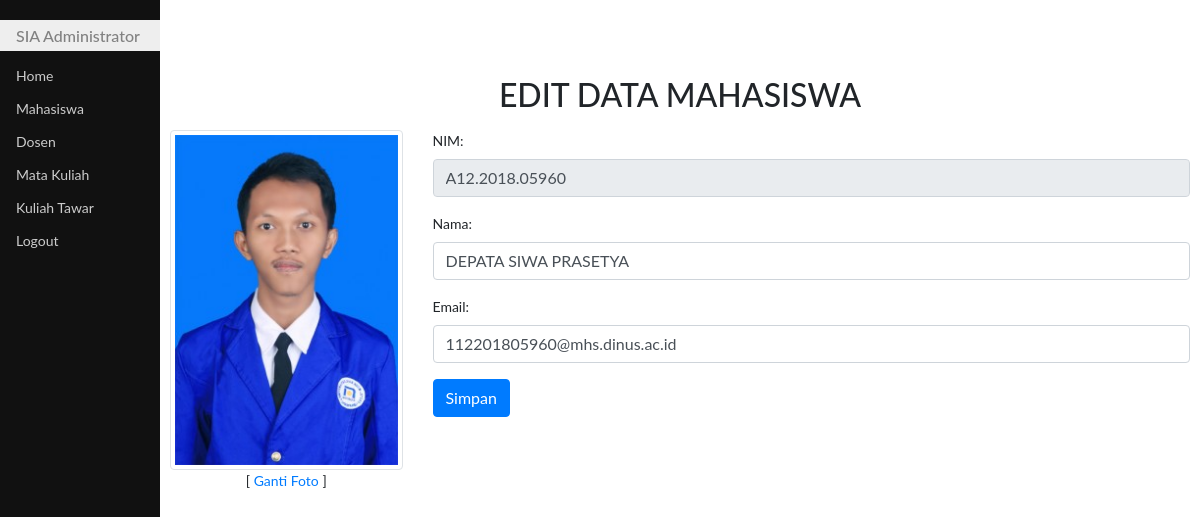
Screenshot of /editMhs.php?kode=6 with the database file from the repository.
### tables this page shows
CREATE TABLE `mhs` (
  `id` int(11) NOT NULL,
  `nim` char(14) DEFAULT NULL,
  `nama` varchar(50) DEFAULT NULL,
  `email` varchar(50) DEFAULT NULL,
  `foto` varchar(25) DEFAULT NULL
);

### editMhs.php (the view, shortened to what this page needs)
<!DOCTYPE html>
<html>
<head>
	<link rel="stylesheet" type="text/css" href="bootstrap4/css/bootstrap.css">
	<link rel="stylesheet" type="text/css" href="css/styleku.css">
</head>
<body>
	<?php
	require "fungsi.php";
	$id=$_GET['kode'];
	$sql="select * from mhs where id='$id'";
	$qry=mysqli_query($koneksi,$sql);
	$row=mysqli_fetch_assoc($qry);
	?>
	<div class="utama">
		<h2 class="mb-3 text-center" style="margin-top: 2cm;">EDIT DATA MAHASISWA</h2>
		<div class="row">
		<div class="col-sm-3 text-center">
			<img class="rounded img-thumbnail"src="foto/<?php echo $row['foto']?>">
			<div>
				[ <a href="gantiFotoMhs.php?id=<?php echo $row['id']?>">Ganti Foto</a> ]
			</div>
		</div>
		<div class="col-sm-9">
			<form enctype="multipart/form-data" method="post" action="sv_editMhs.php">
				<div class="form-group">
					<label for="nim">NIM:</label>
					<input class="form-control" type="text" name="nim" id="nim" value="<?php echo $row['nim']?>" readonly>
				</div>
				<div class="form-group">
					<label for="nama">Nama:</label>
					<input class="form-control" type="text" name="nama" id="nama" value="<?php echo $row['nama']?>">
				</div>
				<div class="form-group">
					<label for="email">Email:</label>
					<input class="form-control" type="text" name="email" id="email" value="<?php echo $row['email']?>">
				</div>
				<div>
					<button class="btn btn-primary" type="submit" id="submit">Simpan</button>
				</div>
			</form>
		</div>
		</div>
	</div>
</body>
</html>

### css/styleku.css (style rules this page uses)
body { font-family: "Lato", sans-serif; }
.menusamping { height: 100%; width: 160px; position: fixed; z-index: 1; top: 0; left: 0; background-color: #111; overflow-x: hidden; padding-top: 20px; }
.menusamping a { padding: 6px 8px 6px 16px; text-decoration: none; font-size: 14px; color: #ccc; display: block; }
.menusamping h1 { padding: 6px 8px 6px 16px; text-decoration: none; font-size: 16px; color: #818181; background-color:#eee; display: block; }
.utama { margin-left: 160px; font-size: 14px; padding: 0px 10px; }

### rows the page displays
mhs: foto (picture), nim "A12.2018.05960", nama "DEPATA SIWA PRASETYA", email "112201805960@mhs.dinus.ac.id"
